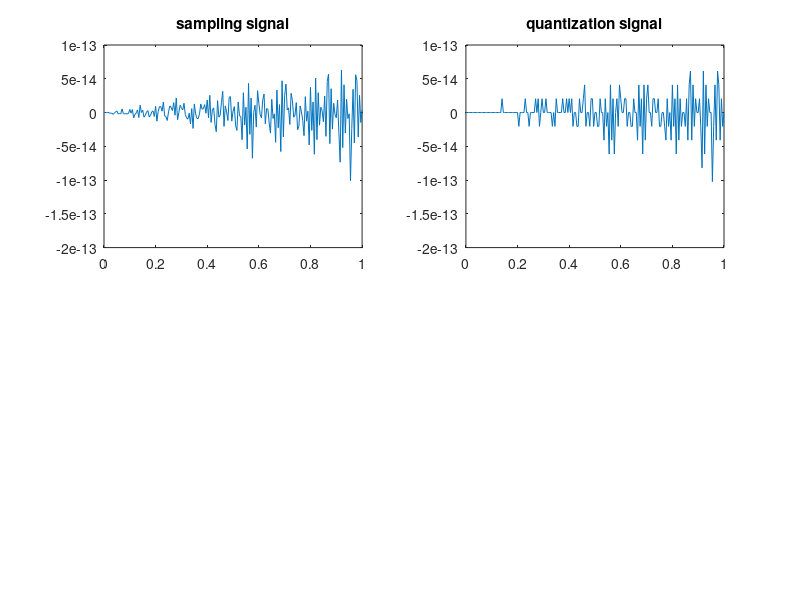

This figure's MATLAB source:

f=100;
fs=200;
n=0:1/fs:1;
x=sin(2*pi*f*n);
subplot(2,2,1);
plot(n,x);
title('sampling signal');

%quantization

bit=3;
aMax=max(x);
aMin=min(x);
step=(aMax-aMin)/(2.^bit);
y=round(x/step)*step;

subplot(2,2,2);
plot(n,y);
title('quantization signal');

